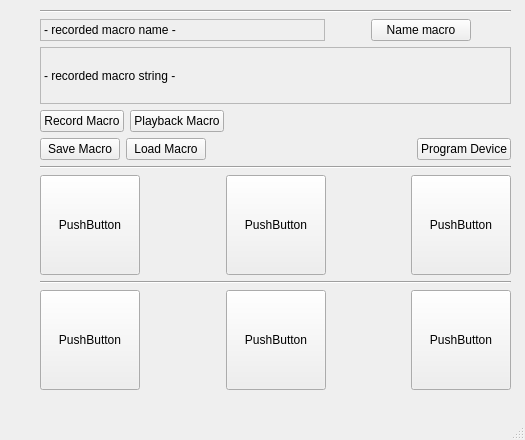
<?xml version="1.0" encoding="UTF-8"?>
<ui version="4.0">
 <class>MainWindow</class>
 <widget class="QMainWindow" name="MainWindow">
  <property name="geometry">
   <rect>
    <x>0</x>
    <y>0</y>
    <width>525</width>
    <height>440</height>
   </rect>
  </property>
  <property name="baseSize">
   <size>
    <width>90</width>
    <height>90</height>
   </size>
  </property>
  <property name="windowTitle">
   <string>MainWindow</string>
  </property>
  <widget class="QWidget" name="centralwidget">
   <widget class="QWidget" name="verticalLayoutWidget">
    <property name="geometry">
     <rect>
      <x>40</x>
      <y>10</y>
      <width>471</width>
      <height>380</height>
     </rect>
    </property>
    <layout class="QVBoxLayout" name="verticalLayout">
     <item>
      <widget class="Line" name="line_2">
       <property name="orientation">
        <enum>Qt::Horizontal</enum>
       </property>
      </widget>
     </item>
     <item>
      <layout class="QHBoxLayout" name="horizontalLayout_6">
       <item>
        <widget class="QLabel" name="macro_name_label">
         <property name="autoFillBackground">
          <bool>false</bool>
         </property>
         <property name="frameShape">
          <enum>QFrame::StyledPanel</enum>
         </property>
         <property name="frameShadow">
          <enum>QFrame::Sunken</enum>
         </property>
         <property name="text">
          <string>- recorded macro name -</string>
         </property>
        </widget>
       </item>
       <item>
        <spacer name="horizontalSpacer_8">
         <property name="orientation">
          <enum>Qt::Horizontal</enum>
         </property>
         <property name="sizeType">
          <enum>QSizePolicy::Fixed</enum>
         </property>
         <property name="sizeHint" stdset="0">
          <size>
           <width>40</width>
           <height>20</height>
          </size>
         </property>
        </spacer>
       </item>
       <item>
        <widget class="QPushButton" name="macro_name_btn">
         <property name="maximumSize">
          <size>
           <width>100</width>
           <height>16777215</height>
          </size>
         </property>
         <property name="text">
          <string>Name macro</string>
         </property>
        </widget>
       </item>
       <item>
        <spacer name="horizontalSpacer_7">
         <property name="orientation">
          <enum>Qt::Horizontal</enum>
         </property>
         <property name="sizeType">
          <enum>QSizePolicy::Fixed</enum>
         </property>
         <property name="sizeHint" stdset="0">
          <size>
           <width>40</width>
           <height>20</height>
          </size>
         </property>
        </spacer>
       </item>
      </layout>
     </item>
     <item>
      <widget class="QLabel" name="macro_string_label">
       <property name="minimumSize">
        <size>
         <width>0</width>
         <height>40</height>
        </size>
       </property>
       <property name="autoFillBackground">
        <bool>false</bool>
       </property>
       <property name="frameShape">
        <enum>QFrame::StyledPanel</enum>
       </property>
       <property name="frameShadow">
        <enum>QFrame::Sunken</enum>
       </property>
       <property name="text">
        <string>- recorded macro string -</string>
       </property>
      </widget>
     </item>
     <item>
      <layout class="QHBoxLayout" name="horizontalLayout_4">
       <item>
        <widget class="QPushButton" name="record_macro_btn">
         <property name="text">
          <string>Record Macro</string>
         </property>
        </widget>
       </item>
       <item>
        <widget class="QPushButton" name="playback_macro_btn">
         <property name="text">
          <string>Playback Macro</string>
         </property>
        </widget>
       </item>
       <item>
        <spacer name="horizontalSpacer_6">
         <property name="orientation">
          <enum>Qt::Horizontal</enum>
         </property>
         <property name="sizeHint" stdset="0">
          <size>
           <width>40</width>
           <height>20</height>
          </size>
         </property>
        </spacer>
       </item>
      </layout>
     </item>
     <item>
      <layout class="QHBoxLayout" name="horizontalLayout_5">
       <item>
        <widget class="QPushButton" name="save_macro_btn">
         <property name="text">
          <string>Save Macro</string>
         </property>
        </widget>
       </item>
       <item>
        <widget class="QPushButton" name="load_macro_btn">
         <property name="text">
          <string>Load Macro</string>
         </property>
        </widget>
       </item>
       <item>
        <spacer name="horizontalSpacer_5">
         <property name="orientation">
          <enum>Qt::Horizontal</enum>
         </property>
         <property name="sizeHint" stdset="0">
          <size>
           <width>40</width>
           <height>20</height>
          </size>
         </property>
        </spacer>
       </item>
       <item>
        <widget class="QPushButton" name="program_device_btn">
         <property name="text">
          <string>Program Device</string>
         </property>
        </widget>
       </item>
      </layout>
     </item>
     <item>
      <widget class="Line" name="line_3">
       <property name="orientation">
        <enum>Qt::Horizontal</enum>
       </property>
      </widget>
     </item>
     <item>
      <layout class="QHBoxLayout" name="horizontalLayout">
       <item>
        <layout class="QHBoxLayout" name="horizontalLayout_3">
         <item>
          <widget class="QPushButton" name="keycap_one_btn">
           <property name="minimumSize">
            <size>
             <width>100</width>
             <height>100</height>
            </size>
           </property>
           <property name="text">
            <string>PushButton</string>
           </property>
          </widget>
         </item>
         <item>
          <spacer name="horizontalSpacer_3">
           <property name="orientation">
            <enum>Qt::Horizontal</enum>
           </property>
           <property name="sizeType">
            <enum>QSizePolicy::MinimumExpanding</enum>
           </property>
           <property name="sizeHint" stdset="0">
            <size>
             <width>20</width>
             <height>20</height>
            </size>
           </property>
          </spacer>
         </item>
         <item>
          <widget class="QPushButton" name="keycap_two_btn">
           <property name="minimumSize">
            <size>
             <width>100</width>
             <height>100</height>
            </size>
           </property>
           <property name="text">
            <string>PushButton</string>
           </property>
          </widget>
         </item>
         <item>
          <spacer name="horizontalSpacer_4">
           <property name="orientation">
            <enum>Qt::Horizontal</enum>
           </property>
           <property name="sizeHint" stdset="0">
            <size>
             <width>40</width>
             <height>20</height>
            </size>
           </property>
          </spacer>
         </item>
         <item>
          <widget class="QPushButton" name="keycap_three_btn">
           <property name="minimumSize">
            <size>
             <width>100</width>
             <height>100</height>
            </size>
           </property>
           <property name="text">
            <string>PushButton</string>
           </property>
          </widget>
         </item>
        </layout>
       </item>
      </layout>
     </item>
     <item>
      <widget class="Line" name="line">
       <property name="orientation">
        <enum>Qt::Horizontal</enum>
       </property>
      </widget>
     </item>
     <item>
      <layout class="QHBoxLayout" name="horizontalLayout_2">
       <item>
        <widget class="QPushButton" name="keycap_four_btn">
         <property name="minimumSize">
          <size>
           <width>100</width>
           <height>100</height>
          </size>
         </property>
         <property name="text">
          <string>PushButton</string>
         </property>
        </widget>
       </item>
       <item>
        <spacer name="horizontalSpacer">
         <property name="orientation">
          <enum>Qt::Horizontal</enum>
         </property>
         <property name="sizeType">
          <enum>QSizePolicy::MinimumExpanding</enum>
         </property>
         <property name="sizeHint" stdset="0">
          <size>
           <width>20</width>
           <height>20</height>
          </size>
         </property>
        </spacer>
       </item>
       <item>
        <widget class="QPushButton" name="keycap_five_btn">
         <property name="minimumSize">
          <size>
           <width>100</width>
           <height>100</height>
          </size>
         </property>
         <property name="text">
          <string>PushButton</string>
         </property>
        </widget>
       </item>
       <item>
        <spacer name="horizontalSpacer_2">
         <property name="orientation">
          <enum>Qt::Horizontal</enum>
         </property>
         <property name="sizeHint" stdset="0">
          <size>
           <width>40</width>
           <height>20</height>
          </size>
         </property>
        </spacer>
       </item>
       <item>
        <widget class="QPushButton" name="keycap_six_btn">
         <property name="minimumSize">
          <size>
           <width>100</width>
           <height>100</height>
          </size>
         </property>
         <property name="text">
          <string>PushButton</string>
         </property>
        </widget>
       </item>
      </layout>
     </item>
    </layout>
   </widget>
  </widget>
  <widget class="QMenuBar" name="menubar">
   <property name="geometry">
    <rect>
     <x>0</x>
     <y>0</y>
     <width>525</width>
     <height>21</height>
    </rect>
   </property>
  </widget>
  <widget class="QStatusBar" name="statusbar"/>
 </widget>
 <resources/>
 <connections/>
</ui>
